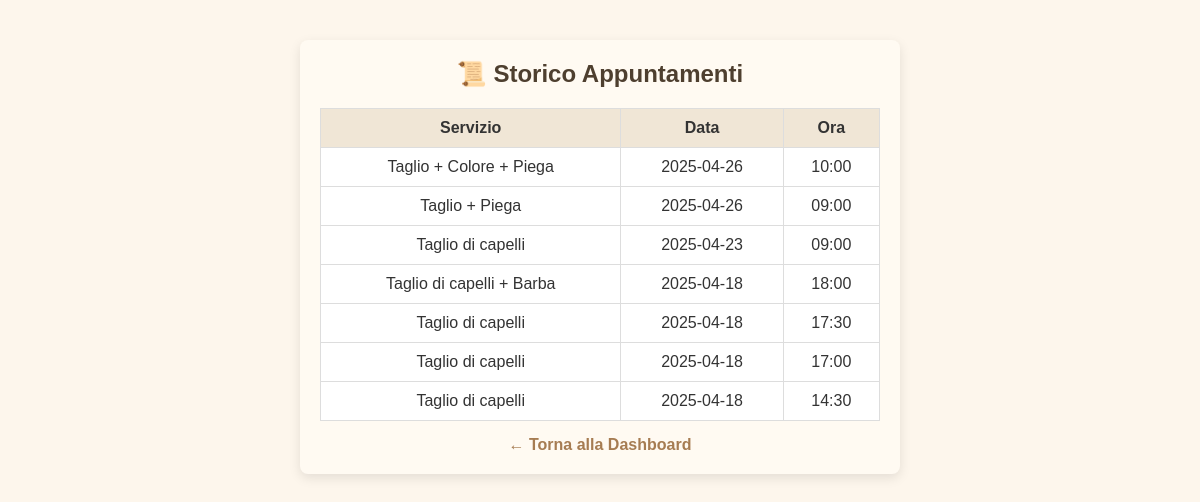
The app's page /user_history (signed in), older data.
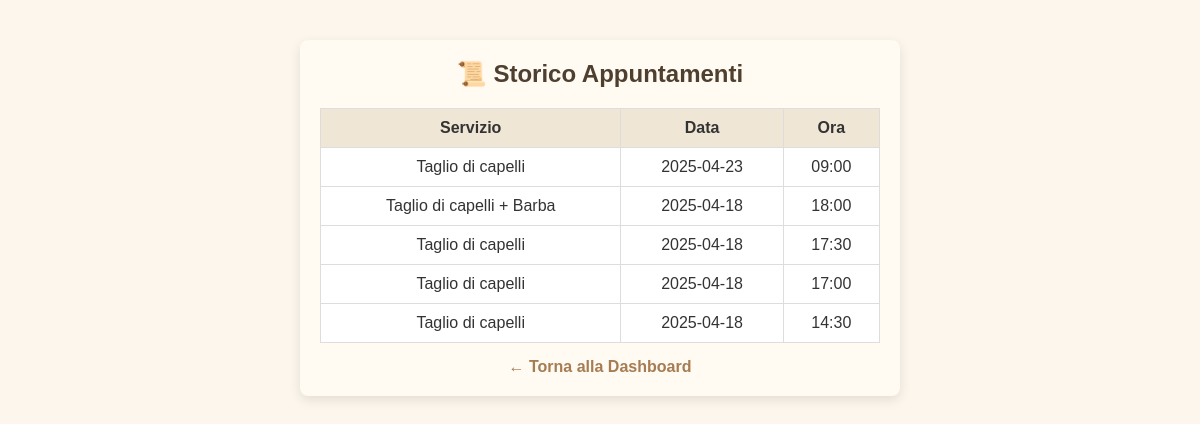
The same page, newer data.
### tables this page shows
CREATE TABLE appointments (
            id INTEGER PRIMARY KEY AUTOINCREMENT,
            user_id INTEGER NOT NULL,
            service TEXT NOT NULL,
            date TEXT NOT NULL,
            time TEXT NOT NULL, barber TEXT NOT NULL DEFAULT 'Mattia', tipo TEXT DEFAULT 'barbiere',
            FOREIGN KEY (user_id) REFERENCES users(id)
        );

### app.py (the view)
@app.route('/user_history')
def user_history():
    if 'user_id' not in session:
        return redirect(url_for('login_user'))
    user_id = session['user_id']
    today = datetime.now().strftime("%Y-%m-%d")
    now_time = datetime.now().strftime("%H:%M")
    conn = sqlite3.connect('bookings.db')
    cursor = conn.cursor()
    cursor.execute("""
        SELECT service, date, time
        FROM appointments
        WHERE user_id = ? AND (date < ? OR (date = ? AND time < ?))
        ORDER BY date DESC, time DESC
    """, (user_id, today, today, now_time))
    appointments = cursor.fetchall()
    conn.close()
    return render_template('user_history.html', appointments=appointments)

### templates/user_history.html (shortened to what this page needs)
<!DOCTYPE html>
<html lang="it">
<head>
  <link rel="stylesheet" href="{{ url_for('static', filename='style.css') }}">
</head>
<body>
  <div class="container">
    <h2>📜 Storico Appuntamenti</h2>
    {% if appointments %}
      <table>
        <thead>
          <tr>
            <th>Servizio</th>
            <th>Data</th>
            <th>Ora</th>
          </tr>
        </thead>
        <tbody>
          {% for a in appointments %}
          <tr>
            <td>{{ a[0] }}</td>
            <td>{{ a[1] }}</td>
            <td>{{ a[2] }}</td>
          </tr>
          {% endfor %}
        </tbody>
      </table>
    {% else %}
      <p>Non hai appuntamenti passati.</p>
    {% endif %}
    <a href="{{ url_for('user_dashboard') }}">← Torna alla Dashboard</a>
  </div>
</body>
</html>

Row changes from the older to the newer data that the page shows:
removed appointments: service "Taglio + Colore + Piega", date "2025-04-26", time "10:00"
removed appointments: service "Taglio + Piega", date "2025-04-26", time "09:00"
